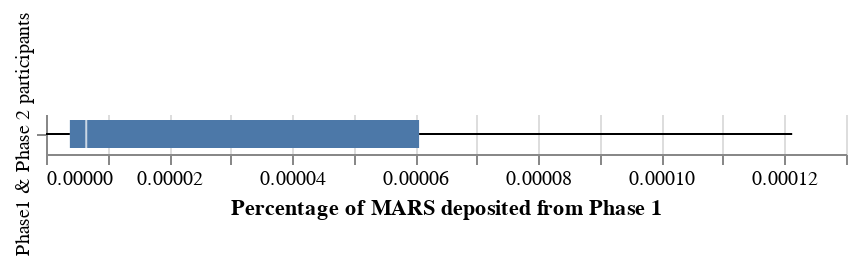

Source (notebook cell):
### Code cell
alt.Chart(user_p1_perc_mars).mark_boxplot(extent='min-max').encode(
                        y=alt.X(field="fake", axis=alt.Axis(labelAngle=-90, title='')),
                        x='Percentage of MARS deposited from Phase 1:Q'
).configure_view(strokeOpacity=0)

### Figure 1 — Vega-Lite specification as saved in the notebook (floating-point values rounded to 4 significant figures)
{"config": {"view": {"continuousWidth": 400, "continuousHeight": 300, "strokeOpacity": 0}}, "data": {"name": "data-105677748d3d1f06a514b0ae66db2a46"}, "mark": {"type": "boxplot", "extent": "min-max"}, "encoding": {"x": {"field": "Percentage of MARS deposited from Phase 1", "type": "quantitative"}, "y": {"axis": {"labelAngle": -90, "title": ""}, "field": "fake"}}, "$schema": "https://vega.github.io/schema/vega-lite/v4.17.0.json", "datasets": {"data-105677748d3d1f06a514b0ae66db2a46": [{"MARS locked in Phase 2": 70, "MARS obtained from Phase 1": 10700000.0, "Percentage of MARS deposited from Phase 1": 6.539e-06, "fake": "Phase1 & Phase 2 participants"}, {"MARS locked in Phase 2": 20, "MARS obtained from Phase 1": 329900.0, "Percentage of MARS deposited from Phase 1": 6.063e-05, "fake": "Phase1 & Phase 2 participants"}, {"MARS locked in Phase 2": 132, "MARS obtained from Phase 1": 1089000.0, "Percentage of MARS deposited from Phase 1": 0.0001213, "fake": "Phase1 & Phase 2 participants"}, {"MARS locked in Phase 2": 70, "MARS obtained from Phase 1": 18050000.0, "Percentage of MARS deposited from Phase 1": 3.879e-06, "fake": "Phase1 & Phase 2 participants"}, {"MARS locked in Phase 2": 132, "MARS obtained from Phase 1": 0.0, "Percentage of MARS deposited from Phase 1": 0.0, "fake": "Phase1 & Phase 2 participants"}]}}
